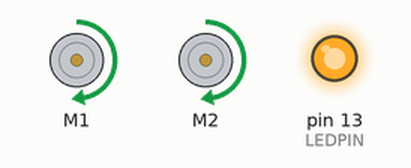
The sketch below on a simulated Arduino Uno, built with avr-gcc and run on an emulated ATmega328P. On the bench: 2 × DC motor (green arrow = forward, orange = backward, longer = faster), output pins drawn as LEDs (lit = HIGH).

Above: at 1.5 s.
At 4.5 s:
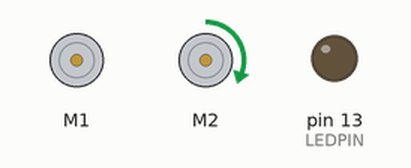
Timing chart, 0 to 7.8 s (numbered marks = the images above):
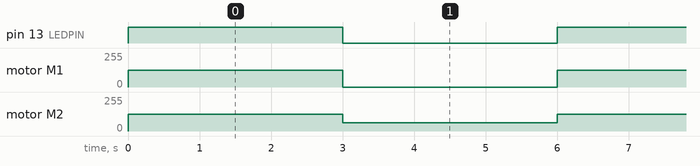

Measured:
- by itself, pin 13 (LEDPIN): alternates HIGH for 3.0 s and LOW for 3.0 s
- by itself, motor M1: alternates forward 127/255 for 3.0 s and stopped for 3.0 s
- by itself, motor M2: alternates forward 127/255 for 3.0 s and forward 63/255 for 3.0 s

The sketch:

letterb.ino
```cpp
#include <ZumoShield.h>
#include <ZumoMotors.h>
#define LEDPIN 13

ZumoMotors motors;


void setup() {
  // put your setup code here, to run once:
  pinMode(LEDPIN, OUTPUT);

}

void loop() {
  // put your main code here, to run repeatedly:
  digitalWrite(LEDPIN, HIGH);
  motors.setSpeeds(200,200);
  delay(3000);
  digitalWrite(LEDPIN, LOW);
  motors.setSpeeds(0,0);
  motors.setRightSpeed(100);
  delay(3000);


}
```
